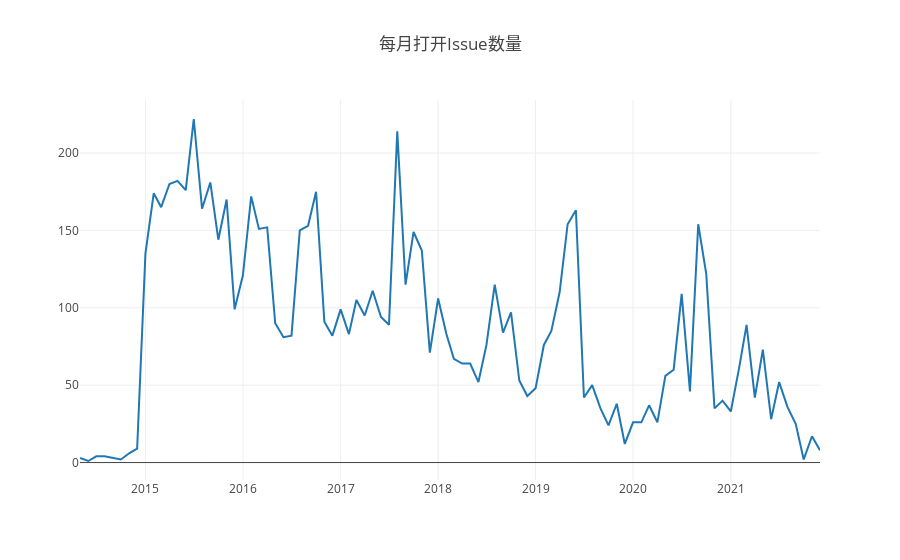

Here is the notebook cell this chart was saved with:
### Code cell
var startYear = 2015,
  endYear = 2021;
var years = [];
var repo_id = 3228505;
var query = openDigger.driver.clickhouse.query;
for (var y = startYear; y <= endYear; y++) years.push(y);
console.log('任务2.1');
Promise.all(
  years.map((year) => {
    return query(`
    select issue_created_at
    from github_log.events
    where repo_id=${repo_id} and type = 'PullRequestEvent' and toYear (created_at) = ${year}
    `);
  })
).then((data) => {
  const tmp = {};
  let issumeAverageDuration = 0;
  for(let i = 0; i < data.length; i++) {
      for(let j = 0; j < data[i].length; j++) {
          if (tmp.hasOwnProperty(data[i][j].issue_created_at.slice(0, 7))) {
        tmp[data[i][j].issue_created_at.slice(0, 7)] += 1;
      } else {
        tmp[data[i][j].issue_created_at.slice(0, 7)] = 1;
      }
      }
  }
  const ordered = Object.fromEntries(Object.entries(tmp).sort());
  let timeArray = [];
  let countArray = [];
  for (const key in ordered) {
    timeArray.push(key);
    countArray.push(ordered[key]);
  }
    for (let i = 0; i < timeArray.length; i++) {
    console.log("月份: " + timeArray[i]);
    console.log("当月打开Issue: " + countArray[i]);
  }
  var data = [
    {
      x: timeArray,
      y: countArray,
      type: 'scatter'
    },
  ];
  openDigger.render.plotly(data, {title: '每月打开Issue数量'});
});

### Figure 1 — Plotly figure (JSON) as saved in the notebook; plotly's stock layout.template omitted (floating-point values rounded to 4 significant figures)
{"data": [{"type": "scatter", "x": ["2014-05", "2014-06", "2014-07", "2014-08", "2014-10", "2014-11", "2014-12", "2015-01", "2015-02", "2015-03", "2015-04", "2015-05", "2015-06", "2015-07", "2015-08", "2015-09", "2015-10", "2015-11", "2015-12", "2016-01", "2016-02", "2016-03", "2016-04", "2016-05", "2016-06", "2016-07", "2016-08", "2016-09", "2016-10", "2016-11", "2016-12", "2017-01", "2017-02", "2017-03", "2017-04", "2017-05", "2017-06", "2017-07", "2017-08", "2017-09", "2017-10", "2017-11", "2017-12", "2018-01", "2018-02", "2018-03", "2018-04", "2018-05", "2018-06", "2018-07", "2018-08", "2018-09", "2018-10", "2018-11", "2018-12", "2019-01", "2019-02", "2019-03", "2019-04", "2019-05", "2019-06", "2019-07", "2019-08", "2019-09", "2019-10", "2019-11", "2019-12", "2020-01", "2020-02", "2020-03", "2020-04", "2020-05", "2020-06", "2020-07", "2020-08", "2020-09", "2020-10", "2020-11", "2020-12", "2021-01", "2021-02", "2021-03", "2021-04", "2021-05", "2021-06", "2021-07", "2021-08", "2021-09", "2021-10", "2021-11", "2021-12"], "y": [3, 1, 4, 4, 2, 6, 9, 135, 174, 165, 180, 182, 176, 222, 164, 181, 144, 170, 99, 121, 172, 151, 152, 90, 81, 82, 150, 153, 175, 91, 82, 99, 83, 105, 95, 111, 94, 89, 214, 115, 149, 137, 71, 106, 83, 67, 64, 64, 52, 76, 115, 84, 97, 53, 43, 48, 76, 85, 110, 154, 163, 42, 50, 35, 24, 38, 12, 26, 26, 37, 26, 56, 60, 109, 46, 154, 122, 35, 40, 33, 61, 89, 42, 73, 28, 52, 36, 25, 2, 17, 8]}], "layout": {"autosize": true, "title": {"text": "每月打开Issue数量"}, "xaxis": {"autorange": true, "range": ["2014-05-01", "2021-12-01"], "type": "date"}, "yaxis": {"autorange": true, "range": [-11.28, 234.3], "type": "linear"}}}
